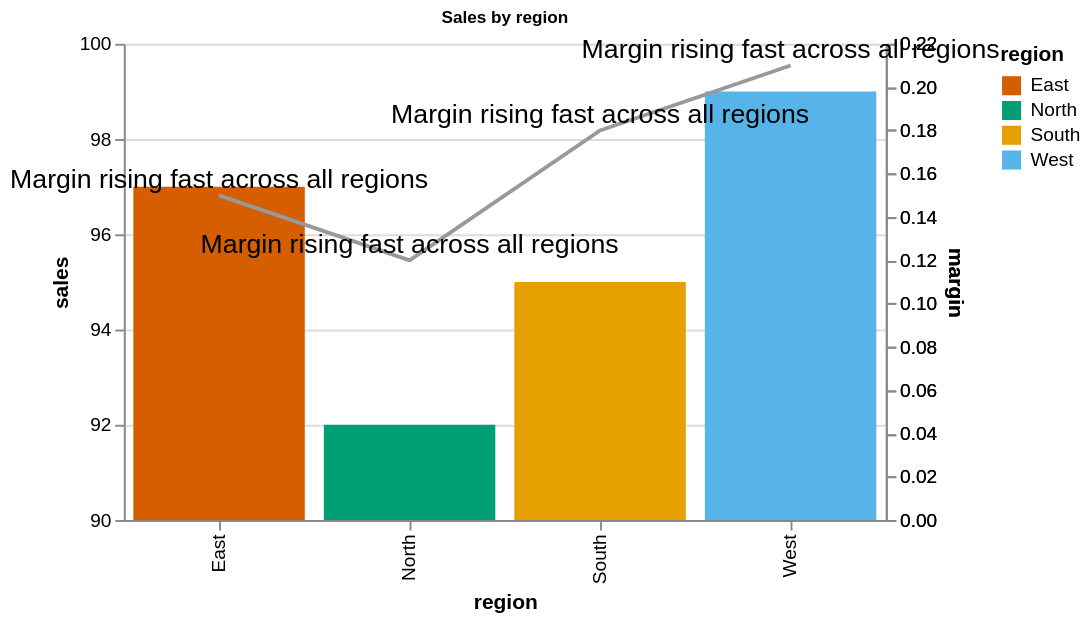

Write a Vega-Lite specification for this figure.
### Vega-Lite specification from a JSON file in a GitHub repository (floating-point values rounded to 4 significant figures)
{"$schema": "https://vega.github.io/schema/vega-lite/v5.json", "width": 400, "height": 250, "title": {"text": "Sales by region", "fontSize": 9}, "data": {"values": [{"region": "North", "sales": 92, "margin": 0.12}, {"region": "South", "sales": 95, "margin": 0.18}, {"region": "East", "sales": 97, "margin": 0.15}, {"region": "West", "sales": 99, "margin": 0.21}]}, "layer": [{"mark": {"type": "bar", "clip": true}, "encoding": {"x": {"field": "region", "type": "nominal"}, "y": {"field": "sales", "type": "quantitative", "scale": {"domain": [90, 100]}}, "color": {"field": "region", "scale": {"range": ["#D55E00", "#009E73", "#E69F00", "#56B4E9"]}}}}, {"mark": {"type": "line", "color": "#999999"}, "encoding": {"x": {"field": "region", "type": "nominal"}, "y": {"field": "margin", "type": "quantitative"}}}, {"mark": {"type": "text", "dy": -8, "fontSize": 14}, "encoding": {"x": {"field": "region", "type": "nominal"}, "y": {"field": "margin", "type": "quantitative"}, "text": {"value": "Margin rising fast across all regions"}}}], "resolve": {"scale": {"y": "independent"}}}
